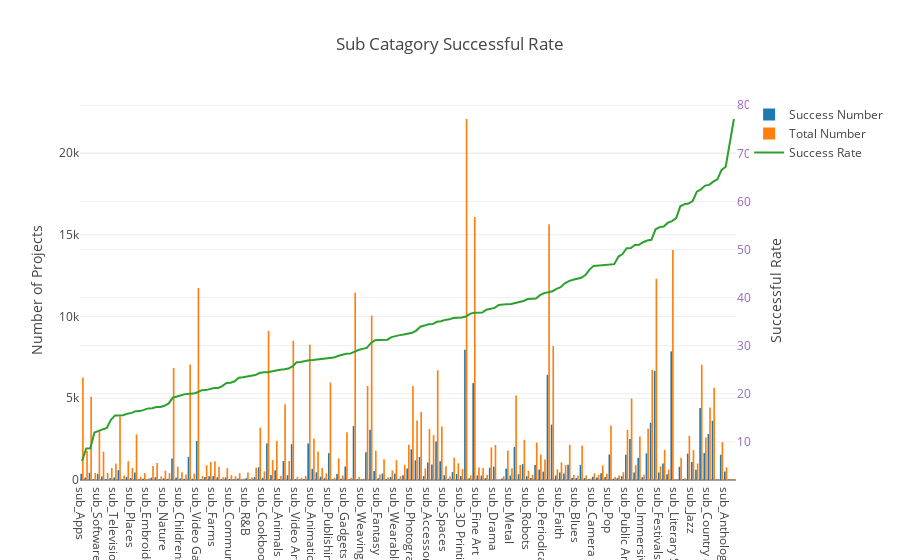

Notebook cell for this chart:
### Code cell
success_proj = data[data["state"] == True]
suc_sub_cat = pd.DataFrame(success_proj.category.value_counts())
suc_sub_cat.columns = ["suc_cat"]
suc_sub_cat["total"] = data.category.value_counts()
suc_sub_cat["rate"] = suc_sub_cat.suc_cat / suc_sub_cat.total * 100
suc_sub_cat.index = le.inverse_transform(suc_sub_cat.index)
suc_sub_cat.sort_values(by="rate",inplace=True)

gdata = [go.Bar(x = suc_sub_cat.index, y = suc_sub_cat.suc_cat, name = "Success Number"),
        go.Bar(x = suc_sub_cat.index, y = suc_sub_cat.total,name = "Total Number"),
        go.Scatter(x = suc_sub_cat.index, y = suc_sub_cat.rate,yaxis='y2', name = "Success Rate")
       ]

iplot(go.Figure(data = gdata, 
        layout = go.Layout(
            title='Sub Catagory Successful Rate',
        yaxis=dict(
            title='Number of Projects'
        ),
        yaxis2=dict(
            title='Successful Rate',
            tickfont=dict(
                color='rgb(148, 103, 189)'
            ),
            overlaying='y',
            side='right'
        )
        )
     )
     )

### Figure 1 — Plotly figure (JSON) as saved in the notebook; plotly's stock layout.template omitted (floating-point values rounded to 4 significant figures; data arrays with more than 128 entries replaced by an {"elided": "..."} marker saying what was removed)
{"data": [{"name": "Success Number", "type": "bar", "uid": "9b27d5e0-1da9-4489-a1c5-2d827f628fb6", "x": {"elided": "159 str values"}, "y": {"elided": "159 int values"}}, {"name": "Total Number", "type": "bar", "uid": "d67fe987-ca7c-478d-92af-23fe7eb912e3", "x": {"elided": "159 str values"}, "y": {"elided": "159 int values"}}, {"name": "Success Rate", "type": "scatter", "uid": "321d8fcd-6c48-4b7e-b751-da004bce5264", "x": {"elided": "159 str values"}, "y": {"elided": "159 float values"}, "yaxis": "y2"}], "layout": {"title": "Sub Catagory Successful Rate", "yaxis": {"title": "Number of Projects"}, "yaxis2": {"overlaying": "y", "side": "right", "tickfont": {"color": "rgb(148, 103, 189)"}, "title": "Successful Rate"}}}
